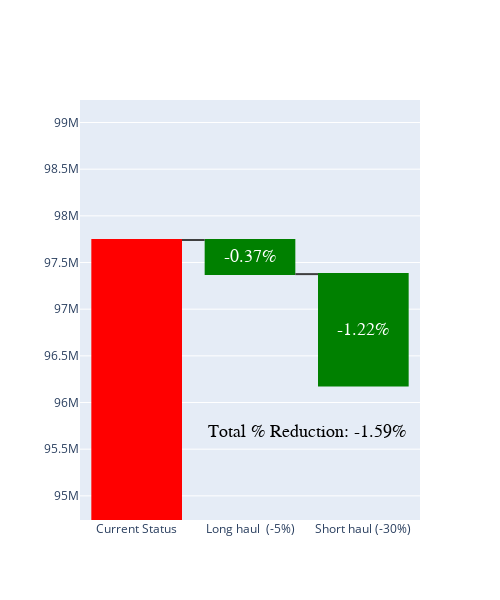

The code cell stored with this chart in its notebook:
### Code cell
# Calculate the sum of total_co2
current_status = data_all['total_co2'].sum()

# Calculate the reductions
reduction_long = data_all['total_co2_long'].sum() - current_status 
reduction_short = data_all['total_co2_short'].sum() - current_status

# Calculate percentage reductions
percentage_reduction_long = (reduction_long / current_status) * 100
percentage_reduction_short = (reduction_short / current_status) * 100

total_percentage_reduction = percentage_reduction_long + percentage_reduction_short


# Create the waterfall chart
fig = go.Figure(go.Waterfall(
    name="Change in Total CO2",
    orientation="v",
    measure=["relative", "relative", "relative"],
    x=["Current Status", "Long haul \n(-5%)", "Short haul\n(-30%)"],
    y=[current_status, reduction_long, reduction_short],
    connector={"line": {"color": "rgb(63, 63, 63)"}},
    increasing={"marker": {"color": "red"}},  # Change color for increases (reductions)
    decreasing={"marker": {"color": "green"}},    # Change color for decreases (total_co2)
))

# Add annotations for percentage reductions
annotations = [
    dict(
        x=1,  # x-coordinate of the annotation
        y=current_status + reduction_long / 2,  # y-coordinate of the annotation
        text=f"{percentage_reduction_long:.2f}%",  # Text of the annotation
        showarrow=False,  # Hide arrow
        font=dict(color="white", size=18, family="Aharoni")  # Font settings with Aharoni font
    ),
    dict(
        x=2,  # x-coordinate of the annotation
        y= current_status + reduction_long + reduction_short/ 2,  # y-coordinate of the annotation
        text=f"{percentage_reduction_short:.2f}%",  # Text of the annotation
        showarrow=False,  # Hide arrow
        font=dict(color="white", size=18, family="Aharoni")  # Font settings with Aharoni font
    ),
    dict(
        x=1.5,  # x-coordinate of the annotation
        y=current_status + reduction_long + reduction_short - 500000,  # y-coordinate of the annotation
        text=f"Total % Reduction: {total_percentage_reduction:.2f}%",  # Text of the annotation
        showarrow=False,  # Do not show arrow
        font=dict(color="black", size=18, family="Aharoni")  # Font settings with Aharoni font  # Font settings
    )
]

adjust = 3000000
# Update layout with annotations
fig.update_layout(
    width=500, height=600,
    # title="Waterfall Diagram of Total CO2",
    showlegend=False,
    annotations=annotations,  # Add annotations
    yaxis=dict(range=[current_status - adjust, current_status + adjust/2])  # Adjust range as needed
)

# Show the plot
fig.show()

### Figure 1 — Plotly figure (JSON) as saved in the notebook; plotly's stock layout.template omitted (floating-point values rounded to 4 significant figures)
{"data": [{"connector": {"line": {"color": "rgb(63, 63, 63)"}}, "decreasing": {"marker": {"color": "green"}}, "increasing": {"marker": {"color": "red"}}, "measure": ["relative", "relative", "relative"], "name": "Change in Total CO2", "orientation": "v", "type": "waterfall", "x": ["Current Status", "Long haul \n(-5%)", "Short haul\n(-30%)"], "y": [97740000.0, -365500.0, -1193000.0]}], "layout": {"annotations": [{"font": {"color": "white", "family": "Aharoni", "size": 18}, "showarrow": false, "text": "-0.37%", "x": 1, "y": 97560000.0}, {"font": {"color": "white", "family": "Aharoni", "size": 18}, "showarrow": false, "text": "-1.22%", "x": 2, "y": 96780000.0}, {"font": {"color": "black", "family": "Aharoni", "size": 18}, "showarrow": false, "text": "Total % Reduction: -1.59%", "x": 1.5, "y": 95680000.0}], "height": 600, "showlegend": false, "width": 500, "yaxis": {"range": [94740000.0, 99240000.0]}}}
